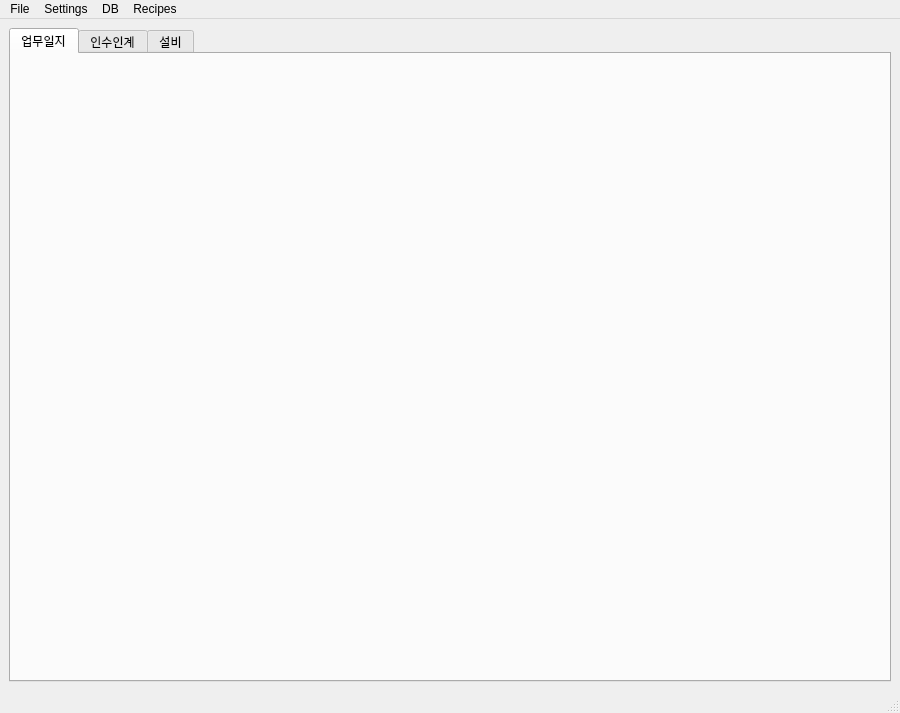
<?xml version="1.0" encoding="UTF-8"?>
<ui version="4.0">
 <class>MainWindow</class>
 <widget class="QMainWindow" name="MainWindow">
  <property name="geometry">
   <rect>
    <x>0</x>
    <y>0</y>
    <width>900</width>
    <height>713</height>
   </rect>
  </property>
  <property name="windowTitle">
   <string>MainWindow</string>
  </property>
  <widget class="QWidget" name="centralwidget">
   <layout class="QGridLayout" name="gridLayout">
    <item row="0" column="0">
     <widget class="QTabWidget" name="tabWidget">
      <property name="currentIndex">
       <number>0</number>
      </property>
      <widget class="QWidget" name="tab_worklog">
       <attribute name="title">
        <string>업무일지</string>
       </attribute>
      </widget>
      <widget class="QWidget" name="tab_2">
       <attribute name="title">
        <string>인수인계</string>
       </attribute>
      </widget>
      <widget class="QWidget" name="tab_3">
       <attribute name="title">
        <string>설비</string>
       </attribute>
       <layout class="QGridLayout" name="gridLayout_2"/>
      </widget>
     </widget>
    </item>
   </layout>
  </widget>
  <widget class="QMenuBar" name="menubar">
   <property name="geometry">
    <rect>
     <x>0</x>
     <y>0</y>
     <width>900</width>
     <height>33</height>
    </rect>
   </property>
   <widget class="QMenu" name="menuFile">
    <property name="title">
     <string>File</string>
    </property>
   </widget>
   <widget class="QMenu" name="menuSettings">
    <property name="title">
     <string>Settings</string>
    </property>
    <addaction name="actionwefwefwef_2"/>
   </widget>
   <widget class="QMenu" name="menuDB">
    <property name="title">
     <string>DB</string>
    </property>
    <addaction name="actionwefwefwef"/>
   </widget>
   <widget class="QMenu" name="menuRecipe">
    <property name="title">
     <string>Recipes</string>
    </property>
   </widget>
   <addaction name="menuFile"/>
   <addaction name="menuSettings"/>
   <addaction name="menuDB"/>
   <addaction name="menuRecipe"/>
  </widget>
  <widget class="QStatusBar" name="statusbar"/>
  <action name="actionwefwefwef">
   <property name="text">
    <string>wefwefwef</string>
   </property>
  </action>
  <action name="actionwefwefwef_2">
   <property name="text">
    <string>wefwefwef</string>
   </property>
  </action>
 </widget>
 <resources/>
 <connections/>
</ui>
